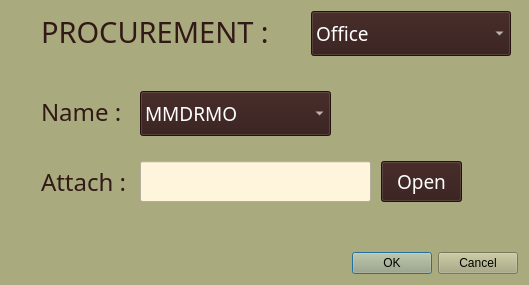
<?xml version="1.0" encoding="UTF-8"?>
<ui version="4.0">
 <class>Dialog</class>
 <widget class="QDialog" name="Dialog">
  <property name="geometry">
   <rect>
    <x>0</x>
    <y>0</y>
    <width>529</width>
    <height>285</height>
   </rect>
  </property>
  <property name="minimumSize">
   <size>
    <width>529</width>
    <height>285</height>
   </size>
  </property>
  <property name="maximumSize">
   <size>
    <width>529</width>
    <height>285</height>
   </size>
  </property>
  <property name="windowTitle">
   <string>Dialog</string>
  </property>
  <property name="styleSheet">
   <string notr="true">background-color: rgb(170, 170, 127);</string>
  </property>
  <layout class="QVBoxLayout" name="verticalLayout">
   <item>
    <widget class="QWidget" name="widget" native="true">
     <widget class="QComboBox" name="comboBox_4">
      <property name="geometry">
       <rect>
        <x>129</x>
        <y>80</y>
        <width>191</width>
        <height>45</height>
       </rect>
      </property>
      <property name="minimumSize">
       <size>
        <width>100</width>
        <height>45</height>
       </size>
      </property>
      <property name="maximumSize">
       <size>
        <width>200</width>
        <height>45</height>
       </size>
      </property>
      <property name="font">
       <font>
        <family>Segoe UI Light</family>
        <pointsize>14</pointsize>
       </font>
      </property>
      <property name="styleSheet">
       <string notr="true">background-color: rgb(49, 25, 22);
color: rgb(255, 255, 255);
selection-background-color: rgb(129, 129, 129);</string>
      </property>
      <item>
       <property name="text">
        <string>MMDRMO</string>
       </property>
      </item>
      <item>
       <property name="text">
        <string>SB</string>
       </property>
      </item>
     </widget>
     <widget class="QComboBox" name="comboBox_5">
      <property name="geometry">
       <rect>
        <x>300</x>
        <y>0</y>
        <width>200</width>
        <height>45</height>
       </rect>
      </property>
      <property name="minimumSize">
       <size>
        <width>100</width>
        <height>45</height>
       </size>
      </property>
      <property name="maximumSize">
       <size>
        <width>200</width>
        <height>45</height>
       </size>
      </property>
      <property name="font">
       <font>
        <family>Segoe UI Light</family>
        <pointsize>14</pointsize>
       </font>
      </property>
      <property name="styleSheet">
       <string notr="true">background-color: rgb(49, 25, 22);
color: rgb(255, 255, 255);
selection-background-color: rgb(129, 129, 129);</string>
      </property>
      <item>
       <property name="text">
        <string>Office</string>
       </property>
      </item>
      <item>
       <property name="text">
        <string>Hospital</string>
       </property>
      </item>
      <item>
       <property name="text">
        <string>Others</string>
       </property>
      </item>
     </widget>
     <widget class="QLabel" name="label_3">
      <property name="geometry">
       <rect>
        <x>30</x>
        <y>80</y>
        <width>91</width>
        <height>42</height>
       </rect>
      </property>
      <property name="font">
       <font>
        <family>Segoe UI Light</family>
        <pointsize>18</pointsize>
       </font>
      </property>
      <property name="styleSheet">
       <string notr="true">color: rgb(49, 25, 22);</string>
      </property>
      <property name="text">
       <string>Name : </string>
      </property>
      <property name="alignment">
       <set>Qt::AlignLeading|Qt::AlignLeft|Qt::AlignVCenter</set>
      </property>
     </widget>
     <widget class="QLabel" name="label_4">
      <property name="geometry">
       <rect>
        <x>30</x>
        <y>0</y>
        <width>241</width>
        <height>42</height>
       </rect>
      </property>
      <property name="font">
       <font>
        <family>Segoe UI Light</family>
        <pointsize>22</pointsize>
       </font>
      </property>
      <property name="styleSheet">
       <string notr="true">color: rgb(49, 25, 22);</string>
      </property>
      <property name="text">
       <string>PROCUREMENT : </string>
      </property>
      <property name="alignment">
       <set>Qt::AlignLeading|Qt::AlignLeft|Qt::AlignVCenter</set>
      </property>
     </widget>
     <widget class="QLabel" name="label_5">
      <property name="geometry">
       <rect>
        <x>30</x>
        <y>150</y>
        <width>91</width>
        <height>42</height>
       </rect>
      </property>
      <property name="font">
       <font>
        <family>Segoe UI Light</family>
        <pointsize>18</pointsize>
       </font>
      </property>
      <property name="styleSheet">
       <string notr="true">color: rgb(49, 25, 22);</string>
      </property>
      <property name="text">
       <string>Attach : </string>
      </property>
      <property name="alignment">
       <set>Qt::AlignLeading|Qt::AlignLeft|Qt::AlignVCenter</set>
      </property>
     </widget>
     <widget class="QPushButton" name="menu_transaction">
      <property name="geometry">
       <rect>
        <x>370</x>
        <y>150</y>
        <width>81</width>
        <height>41</height>
       </rect>
      </property>
      <property name="font">
       <font>
        <family>Segoe UI Light</family>
        <pointsize>14</pointsize>
       </font>
      </property>
      <property name="styleSheet">
       <string notr="true">color: rgb(255, 255, 255);
background-color: rgb(49, 25, 22);</string>
      </property>
      <property name="text">
       <string>Open</string>
      </property>
      <property name="flat">
       <bool>false</bool>
      </property>
     </widget>
     <widget class="QLineEdit" name="login_username_2">
      <property name="geometry">
       <rect>
        <x>129</x>
        <y>150</y>
        <width>231</width>
        <height>41</height>
       </rect>
      </property>
      <property name="maximumSize">
       <size>
        <width>250</width>
        <height>45</height>
       </size>
      </property>
      <property name="font">
       <font>
        <family>Segoe UI Light</family>
        <pointsize>15</pointsize>
       </font>
      </property>
      <property name="styleSheet">
       <string notr="true">color: rgb(0, 0, 0);
selection-background-color: rgb(129, 129, 129);
background-color: rgb(255, 244, 220);</string>
      </property>
      <property name="alignment">
       <set>Qt::AlignCenter</set>
      </property>
      <property name="readOnly">
       <bool>true</bool>
      </property>
      <property name="placeholderText">
       <string/>
      </property>
     </widget>
    </widget>
   </item>
   <item>
    <widget class="QDialogButtonBox" name="buttonBox">
     <property name="orientation">
      <enum>Qt::Horizontal</enum>
     </property>
     <property name="standardButtons">
      <set>QDialogButtonBox::Cancel|QDialogButtonBox::Ok</set>
     </property>
    </widget>
   </item>
  </layout>
 </widget>
 <resources/>
 <connections>
  <connection>
   <sender>buttonBox</sender>
   <signal>accepted()</signal>
   <receiver>Dialog</receiver>
   <slot>accept()</slot>
   <hints>
    <hint type="sourcelabel">
     <x>248</x>
     <y>254</y>
    </hint>
    <hint type="destinationlabel">
     <x>157</x>
     <y>274</y>
    </hint>
   </hints>
  </connection>
  <connection>
   <sender>buttonBox</sender>
   <signal>rejected()</signal>
   <receiver>Dialog</receiver>
   <slot>reject()</slot>
   <hints>
    <hint type="sourcelabel">
     <x>316</x>
     <y>260</y>
    </hint>
    <hint type="destinationlabel">
     <x>286</x>
     <y>274</y>
    </hint>
   </hints>
  </connection>
 </connections>
</ui>
